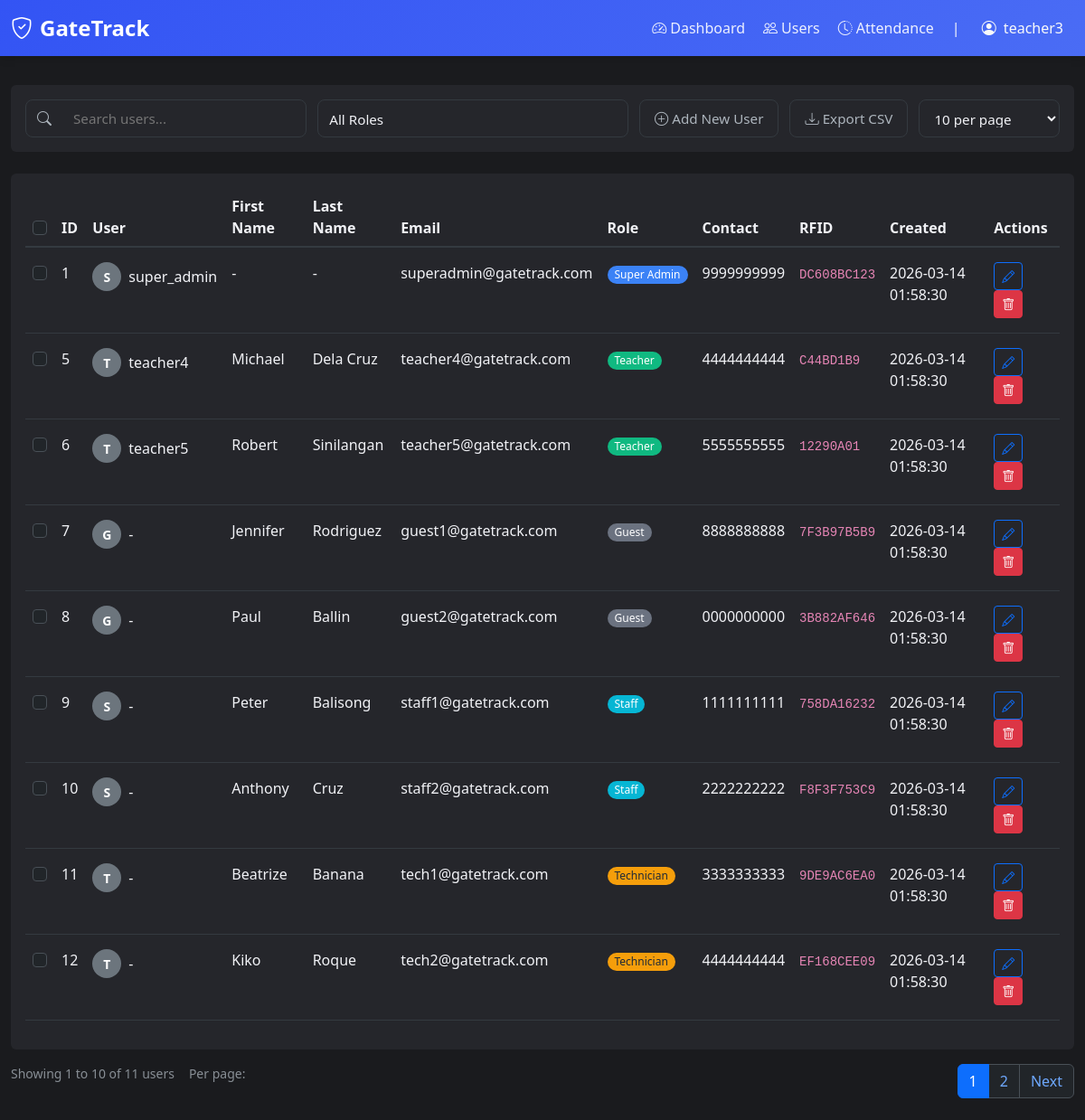
Page /users (signed in) on the committed database.
### tables this page shows
CREATE TABLE "users" (id INTEGER NOT NULL, username VARCHAR(80), email VARCHAR(120) NOT NULL, password VARCHAR(200), contact VARCHAR(20), gender VARCHAR(10), role VARCHAR(20) NOT NULL, created_at DATETIME, rfid TEXT, first_name VARCHAR(50), last_name VARCHAR(50), PRIMARY KEY (id), UNIQUE (email));

### app.py (the view)
@app.route('/users')
@login_required
def users():
    if session.get('role') not in ['super_admin', 'teacher']:
        flash('You do not have permission to view this page.', 'error')
        return redirect(url_for('dashboard'))
    page = int(request.args.get('page', 1))
    per_page = int(request.args.get('per_page', 10))
    search_term = request.args.get('search', '').strip()
    role_filter = request.args.get('role', '')
    if per_page not in [10, 20, 30, 100]:
        per_page = 10
    page = max(1, page)
    from database_utils import get_paginated_users
    users, total_count = get_paginated_users(page, per_page, search_term, role_filter)
    total_pages = (total_count + per_page - 1) // per_page
    if page > total_pages and total_pages > 0:
        return redirect(url_for('users', page=total_pages, per_page=per_page,
                               search=search_term, role=role_filter))
    return render_template('users.html',
                         users=users,
                         page=page,
                         per_page=per_page,
                         total_count=total_count,
                         total_pages=total_pages,
                         search_term=search_term,
                         role_filter=role_filter)

### templates/users.html (shortened to what this page needs)
{% extends "nav.html" %}
{% block content %}
<div class="row mt-2 mb-4">
  <div class="col-12">
    <div class="card">
      <div class="card-body">
<form method="GET" action="{{ url_for('users') }}" id="usersFilterForm" style="
            display: flex;
            flex-wrap: nowrap;
            gap: 0.75rem;
            align-items: stretch;
            width: 100%;
            height: 42px;
            font-family: system-ui, -apple-system, sans-serif;
          ">
          <div id="searchContainer" style="
              flex: 1 1 250px;
              display: flex;
              align-items: center;
              border: 1px solid var(--border-color);
              border-radius: 8px;
              background: var(--bg-secondary);
              transition: border-color 0.2s;
              overflow: hidden;
            ">
            <span style="
                padding: 0 0.75rem;
                color: var(--text-secondary);
                display: flex;
                align-items: center;
              ">
              <i class="bi bi-search"></i>
            </span>
            <input type="text"
              name="search"
              placeholder="Search users..."
              id="searchInput"
              value="{{ search_term }}"
              style="
                flex: 1;
                border: none;
                padding: 0 0.75rem;
                font-size: 0.95rem;
                outline: none;
                color: var(--text-primary);
                background: transparent;
              "
              onfocus="this.parentElement.style.borderColor = 'var(--primary)'"
              onblur="this.parentElement.style.borderColor = 'var(--border-color)'"
              onkeypress="if(event.key==='Enter') document.getElementById('usersFilterForm').submit();"
            />
          </div>
          <div style="flex: 3 1 160px">
            <select
              id="roleFilter"
              name="role"
              style="
                width: 100%;
                height: 100%;
                padding: 0.6rem 0.75rem;
                font-size: 0.95rem;
                border: 1px solid var(--border-color);
                border-radius: 8px;
                outline: none;
                color: var(--text-primary);
                background-color: var(--bg-secondary);
                cursor: pointer;
                appearance: none;
                background-repeat: no-repeat;
                background-position: right .75rem center;
                background-size: 1rem;
              "
            >
              <option value="">All Roles</option>
            </select>
          </div>
          <div style="flex: 4 1 220px; display: flex; gap: .75rem">
            <button type="button"
              class="add-user-btn"
              data-bs-toggle="offcanvas"
              data-bs-target="#addUserOffcanvas"
              style="
                flex: 1;
                display: inline-flex;
                align-items: center;
                justify-content: center;
                padding: .6rem 1rem;
                font-size: .95rem;
                font-weight: 500;
                color: var(--text-secondary);
                background: transparent;
                border: 1px solid var(--border-color);
                border-radius: 8px;
                text-decoration: none;
                white-space: nowrap;
                cursor: pointer;
                transition: all .2s;
              "
              onmouseover="this.style.borderColor='var(--text-secondary)';this.style.color='var(--text-primary)';this.style.backgroundColor='var(--bg-secondary)'"
              onmouseout="this.style.borderColor='var(--border-color)';this.style.color='var(--text-secondary)';this.style.backgroundColor='transparent'"
            >
              <i class="bi bi-plus-circle me-1"></i>Add New User
            </button>
            <a href="{{ url_for('export_users_csv', page=page, per_page=per_page, search=search_term, role=role_filter) }}"
              style="
                display: inline-flex;
                align-items: center;
                justify-content: center;
                padding: .6rem 1rem;
                font-size: .95rem;
                font-weight: 500;
                color: var(--text-secondary);
                background: transparent;
                border: 1px solid var(--border-color);
                border-radius: 8px;
                cursor: pointer;
                height: 100%;
                transition: all .2s;
                text-decoration: none;
              "
              onmouseover="this.style.borderColor='var(--text-secondary)';this.style.color='var(--text-primary)';this.style.backgroundColor='var(--bg-secondary)'"
              onmouseout="this.style.borderColor='var(--border-color)';this.style.color='var(--text-secondary)';this.style.backgroundColor='transparent'"
            >
              <i class="bi bi-download me-1"></i>Export CSV
            </a>
            <div style="flex: 1 1 140px">
              <select id="perPageSelect" name="per_page" style="
                width: 100%;
                height: 100%;
                padding: .6rem .75rem;
                font-size: .95rem;
                border: 1px solid var(--border-color);
                border-radius: 8px;
                outline: none;
                color: var(--text-primary);
                background-color: var(--bg-secondary);
                cursor: pointer;
              ">
                <option value="10" {{ 'selected' if per_page == 10 }}>10 per page</option>
              </select>
            </div>
          </div>
        </form>
      </div>
    </div>
  </div>
</div>
<div class="mt-4">
  <div class="card">
    <div class="card-body">
      <div class="table-responsive">
        <table class="table table-hover" id="usersTable">
          <thead>
            <tr>
              <th><input class="form-check-input" type="checkbox" id="selectAll" /></th>
              <th>ID</th>
              <th>User</th>
              <th>First Name</th>
              <th>Last Name</th>
              <th>Email</th>
              <th>Role</th>
              <th>Contact</th>
              <th>RFID</th>
              <th>Created</th>
              <th>Actions</th>
            </tr>
          </thead>
          <tbody>
            {% for user in users %}
            {% if user.id != session.get('user_id') %}
            <tr>
              <td class="py-3"><input class="form-check-input" type="checkbox" value="{{ user.id }}" /></td>
              <td class="py-3">{{ user.id }}</td>
              <td class="py-3">
                <div class="d-flex align-items-center">
                  <div class="avatar-circle me-2 bg-secondary" style="background-color: #6c757d !important">
                    {{ user.username[0].upper() if user.username else user.email[0].upper() }}
                  </div>
                  {{ user.username or '-' }}
                </div>
              </td>
              <td class="py-3">{{ user.first_name or '-' }}</td>
              <td class="py-3">{{ user.last_name or '-' }}</td>
              <td class="py-3">{{ user.email }}</td>
              <td class="py-3">
                <span class="badge badge-role-{{ user.role | replace('_', '-') }} rounded-pill px-2 py-1">
                  {{ user.role | replace('_', ' ') | title }}
                </span>
              </td>
              <td class="py-3">{{ user.contact or '-' }}</td>
              <td class="py-3"><code>{{ user.rfid or 'N/A' }}</code></td>
              <td class="py-3">{{ user.created_at.strftime('%Y-%m-%d %H:%M:%S') if user.created_at else '-' }}</td>
              <td class="py-3">
                <button class="btn btn-sm btn-outline-primary me-1" title="Edit" data-bs-toggle="offcanvas" data-bs-target="#editUserOffcanvas"
                  data-user-id="{{ user.id }}"
                  data-user-role="{{ user.role }}"
                  data-user-username="{{ user.username or '' }}"
                  data-user-first-name="{{ user.first_name or '' }}"
                  data-user-last-name="{{ user.last_name or '' }}"
                  data-user-email="{{ user.email }}"
                  data-user-contact="{{ user.contact or '' }}"
                  data-user-rfid="{{ user.rfid or '' }}">
                  <i class="bi bi-pencil"></i>
                </button>
                <button class="btn btn-sm btn-danger" title="Delete" data-bs-toggle="modal" data-bs-target="#deleteModal" data-user-id="{{ user.id }}" data-user-email="{{ user.email }}" data-user-role="{{ user.role }}">
                  <i class="bi bi-trash"></i>
                </button>
              </td>
            </tr>
            {% endif %}
            {% endfor %}
          </tbody>
        </table>
      </div>
    </div>
  </div>
  <div class="row mt-3">
    <div class="col-md-6">
      <div class="d-flex align-items-center">
        <span class="text-muted small me-3">
          Showing {{ ((page-1)*per_page + 1)|int }} to {{ [page*per_page, total_count]|min }} of {{ total_count }} users
        </span>
        <label class="text-muted small me-2">Per page:</label>
      </div>
    </div>
    <div class="col-md-6">
      {% if total_pages > 1 %}
      <nav aria-label="Users pagination">
        <ul class="pagination justify-content-end mb-0">
          {% for p in range(1, total_pages + 1) %}
          {% if p == page %}
          <li class="page-item active"><span class="page-link">{{ p }}</span></li>
          {% else %}
          <li class="page-item">
            <a class="page-link" href="{{ url_for('users', page=p, per_page=per_page, search=search_term, role=role_filter) }}">{{ p }}</a>
          </li>
          {% endif %}
          {% endfor %}
          {% if page < total_pages %}
          <li class="page-item">
            <a class="page-link" href="{{ url_for('users', page=page+1, per_page=per_page, search=search_term, role=role_filter) }}">Next</a>
          </li>
          {% endif %}
        </ul>
      </nav>
      {% endif %}
    </div>
  </div>
</div>
{% endblock %}

### templates/nav.html (shortened to what this page needs)
<!doctype html>
<html lang="en" data-bs-theme="dark">
  <head>
    <link
      href="{{ url_for('static', filename='bootstrap/5.3.0/css/bootstrap.min.css') }}"
      rel="stylesheet"
    />
    <link
      rel="stylesheet"
      href="{{ url_for('static', filename='css/style.css') }}"
    />
    <link
      rel="stylesheet"
      href="{{ url_for('static', filename='bootstrap-icons/1.11.0/font/bootstrap-icons.css') }}"
    />
  </head>
  <body>
    <nav class="navbar sticky-top navbar-expand-lg navbar-dark">
      <div class="container-fluid">
        <a class="navbar-brand" href="{{ url_for('dashboard') }}">
          <i class="bi bi-shield-check me-2"></i>GateTrack
        </a>
        <div class="collapse navbar-collapse" id="navbarNav">
          <div class="navbar-nav ms-auto">
            <div class="nav-group">
              <ul class="navbar-nav">
                <li class="nav-item">
                  <a
                    class="nav-link{% if request.endpoint == 'dashboard' %} active{% endif %}"
                    href="{{ url_for('dashboard') }}"
                  >
                    <i class="bi bi-speedometer2 me-1"></i>Dashboard
                  </a>
                </li>
                {% if session.get('role') in ['super_admin', 'teacher'] %}
                <li class="nav-item">
                  <a
                    class="nav-link{% if request.endpoint == 'users' %} active{% endif %}"
                    href="{{ url_for('users') }}"
                  >
                    <i class="bi bi-people me-1"></i>Users
                  </a>
                </li>
                <li class="nav-item">
                  <a
                    class="nav-link{% if request.endpoint == 'attendance' %} active{% endif %}"
                    href="{{ url_for('attendance') }}"
                  >
                    <i class="bi bi-clock-history me-1"></i>Attendance
                  </a>
                </li>
                {% endif %}
              </ul>
              <span class="text-light mx-1">|</span>
              <div class="dropdown">
                <button
                  class="btn btn-outline-light dropdown-toggle"
                  type="button"
                  data-bs-toggle="dropdown"
                >
                  <i class="bi bi-person-circle me-1"></i>
                  {{ session.get('username') or session.get('email') }}
                </button>
              </div>
            </div>
          </div>
        </div>
      </div>
    </nav>
    <div class="container-fluid py-4">{% block content %}{% endblock %}</div>
  </body>
</html>

### rows in the picture
users: get "teacher3"
users: id "1", username "S", username "super_admin", first_name "-", last_name "-", email "superadmin@gatetrack.com", role "Super Admin", contact "9999999999", rfid "DC608BC123", created_at "2026-03-14 01:58:30"
users: id "5", username "T", username "teacher4", first_name "Michael", last_name "Dela Cruz", email "teacher4@gatetrack.com", role "Teacher", contact "4444444444", rfid "C44BD1B9", created_at "2026-03-14 01:58:30"
users: id "6", username "T", username "teacher5", first_name "Robert", last_name "Sinilangan", email "teacher5@gatetrack.com", role "Teacher", contact "5555555555", rfid "12290A01", created_at "2026-03-14 01:58:30"
users: id "7", email "G", username "-", first_name "Jennifer", last_name "Rodriguez", email "guest1@gatetrack.com", role "Guest", contact "8888888888", rfid "7F3B97B5B9", created_at "2026-03-14 01:58:30"
users: id "8", email "G", username "-", first_name "Paul", last_name "Ballin", email "guest2@gatetrack.com", role "Guest", contact "0000000000", rfid "3B882AF646", created_at "2026-03-14 01:58:30"
users: id "9", email "S", username "-", first_name "Peter", last_name "Balisong", email "staff1@gatetrack.com", role "Staff", contact "1111111111", rfid "758DA16232", created_at "2026-03-14 01:58:30"
users: id "10", email "S", username "-", first_name "Anthony", last_name "Cruz", email "staff2@gatetrack.com", role "Staff", contact "2222222222", rfid "F8F3F753C9", created_at "2026-03-14 01:58:30"
users: id "11", email "T", username "-", first_name "Beatrize", last_name "Banana", email "tech1@gatetrack.com", role "Technician", contact "3333333333", rfid "9DE9AC6EA0", created_at "2026-03-14 01:58:30"
users: id "12", email "T", username "-", first_name "Kiko", last_name "Roque", email "tech2@gatetrack.com", role "Technician", contact "4444444444", rfid "EF168CEE09", created_at "2026-03-14 01:58:30"

### other values in the picture
{{ ((page-1)*per_page + 1)|int }} "1"
{{ [page*per_page, total_count]|min }} "10"
{{ total_count }} "11"
{{ p }} "1"
{{ p }} "2"
